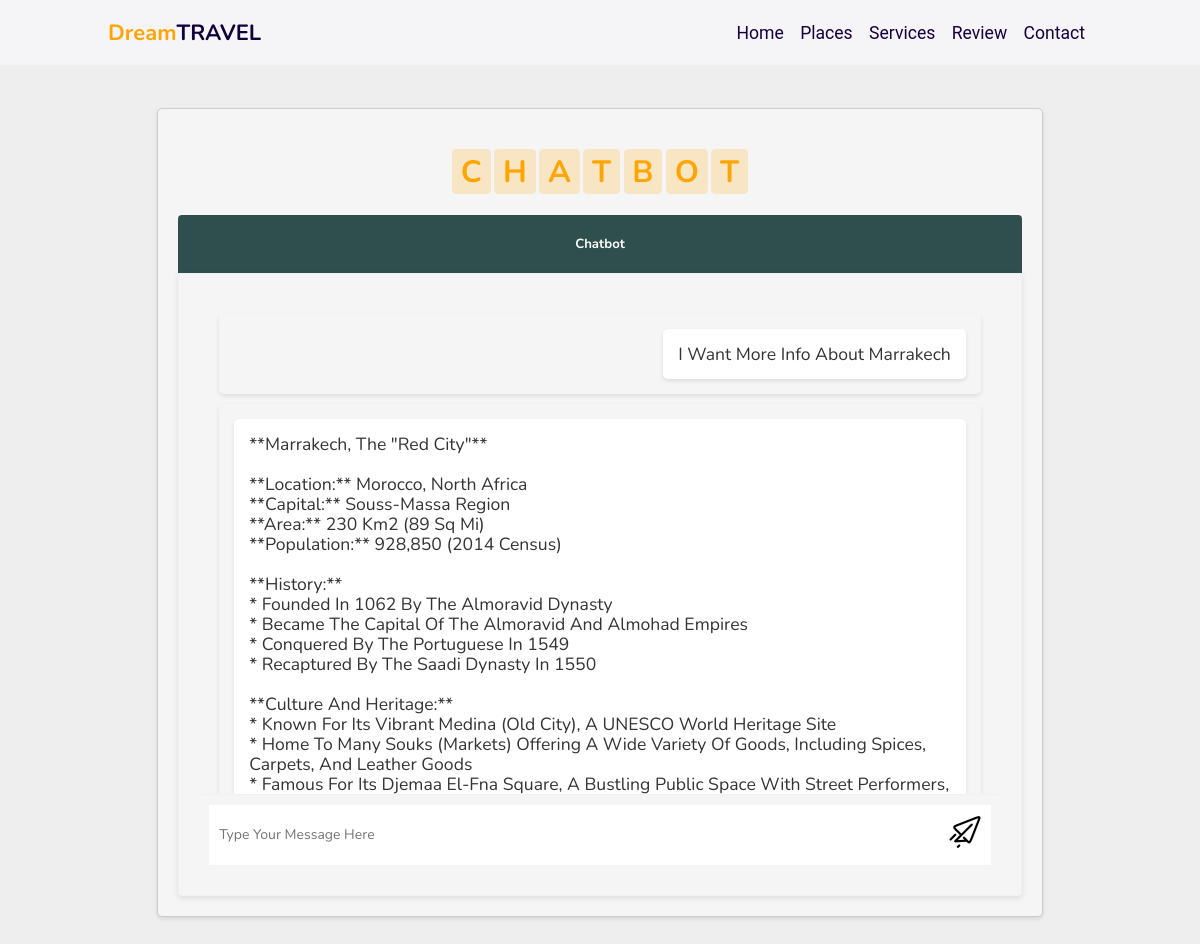
Page /chat/ (signed in) on the committed database.
### app_siteweb/models.py (models this page shows, shortened)
class ChatBot(models.Model):
    user = models.ForeignKey(
        User, on_delete=models.CASCADE, related_name="GeminiUser", null=True
    )
    text_input = models.CharField(max_length=500)
    gemini_output = models.TextField(null=True, blank=True)
    date = models.DateTimeField(auto_now_add=True, blank=True, null=True)

### app_siteweb/views.py (the view)
# urls.py: path('chat/', chat, name='chat'),  # Ceci doit correspondre à la vue
@csrf_exempt
@login_required
def chat(request):
    user = request.user
    chats = ChatBot.objects.filter(user=user)
    return render(request, "accueil/chatbot.html", {"chats": chats})

### templates/accueil/chatbot.html (shortened to what this page needs)
{% extends "accueil/base1.html" %}
{% load static %}
{% block extra_css %}
<link rel="stylesheet" href="{% static 'assets/css/chatbot.css' %}" />
{% endblock %}
{% block content %}
<section class="contact" id="contact" style="margin-top: 90px">
    <div class="chatbot-container">
        <h1 class="heading">
        <span>c</span>
        <span>h</span>
        <span>a</span>
        <span>t</span>
        <span>b</span>
        <span>o</span>
        <span>t</span>
    </h1>
    <div id="header">
            <h1>Chatbot</h1>
        </div>
        <div id="chatbot">
            <div id="conversation">
                {% if chats %}
                    {% for chat in chats %}
                        <div class="chatbot-message user-message">
                            <p class="chatbot-text">{{ chat.text_input }}</p>
                        </div>
                        <div class="chatbot-message chatbot-message">
                            <p class="chatbot-text">{{ chat.gemini_output | safe }}</p>
                        </div>
                    {% endfor %}
                {% else %}
                    <div class="chatbot-message">
                        <p class="chatbot-text">Hi! 👋 it's great to see you!</p>
                    </div>
                {% endif %}
            </div>
            <form id="input-form" onsubmit="askQuestion(event)">
                <message-container>
                <input id="input-field" type="text" placeholder="Type your message here">
                <button id="submit-button" type="submit">
                    <img class="send-icon" src="{% static 'assets/images/send-message.png' %}" alt="Send Message Icon">
                </button>
              </message-container>
            </form>
        </div>
    </div>
</section>
{% endblock %}

### static/assets/css/style.css (style rules this page uses)
:root { --orange:#ffa500; }
* { font-family: 'Nunito', sans-serif; margin:0; padding:0; box-sizing: border-box; text-transform: capitalize; outline: none; border:none; text-decoration: none; transition: all .2s linear; }
html { font-size: 62.5%; overflow-x: hidden; scroll-padding-top: 6rem; scroll-behavior: smooth; }
section { padding:2rem 9%; }
.heading { text-align: center; padding:2.5rem 0 }
.heading span { font-size: 3.5rem; background:rgba(255, 165, 0,.2); color:var(--orange); border-radius: .5rem; padding:.2rem 1rem; }
@media (max-width:1200px) { html { font-size: 55%; } }
body { background: #EEEEEE; font-family: 'Roboto', sans-serif; }
.chatbot-container { width: 500px; margin: 0 auto; background-color: #f5f5f5; border: 1px solid #cccccc; border-radius: 5px; box-shadow: 0 2px 4px rgba(0, 0, 0, 0.1); }
#chatbot { background-color: #f5f5f5; border: 1px solid #eef1f5; box-shadow: 0 2px 6px 0 rgba(0, 0, 0, 0.1); border-radius: 4px; }
#header { background-color: darkslategrey; color: #ffffff; padding: 20px; font-size: 1em; font-weight: bold; }
message-container { background: #ffffff; width: 100%; display: flex; align-items: center; }
#conversation { height: 500px; overflow-y: auto; padding: 20px; display: flex; flex-direction: column; }
.chatbot-message { display: flex; align-items: flex-start; position: relative; font-size: 16px; line-height: 20px; border-radius: 20px; word-wrap: break-word; white-space: pre-wrap; max-width: 100%; padding: 0 15px; margin-bottom: 10px; }
.user-message { justify-content: flex-end; margin-bottom: 10px; }
.chatbot-text { background-color: white; color: #333333; font-size: 1.1em; padding: 15px; border-radius: 5px; box-shadow: 0 2px 4px rgba(0, 0, 0, 0.1); }
#input-form { display: flex; align-items: center; border-top: 1px solid #eef1f5; }
#input-field { flex: 1; height: 60px; border: 1px solid #eef1f5; border-radius: 4px; padding: 0 10px; font-size: 14px; transition: border-color 0.3s; background: #ffffff; color: #333333; border: none; }
.send-icon { margin-right: 10px; cursor: pointer; }
#submit-button { background-color: transparent; border: none; }

### static/assets/css/chatbot.css (style rules this page uses)
#contact { display: flex; justify-content: center; align-items: center; margin: 20px 0; }
#contact .chatbot-container { width: 90%; max-width: 1000px; background-color: #f5f5f5; border: 1px solid #cccccc; border-radius: 5px; box-shadow: 0 2px 4px rgba(0, 0, 0, 0.1); padding: 20px; }
#contact #chatbot { background-color: #f5f5f5; border: 1px solid #eef1f5; border-radius: 4px; box-shadow: 0 2px 6px rgba(0, 0, 0, 0.1); padding: 20px; }
#contact #header { background-color: darkslategrey; color: #ffffff; padding: 20px; font-size: 1em; border-radius: 4px 4px 0 0; text-align: center; }
#contact .chatbot-message { background-color: whitesmoke; padding: 15px; border-radius: 5px; box-shadow: 0 2px 4px rgba(0, 0, 0, 0.1); margin-bottom: 10px; }
#contact #input-form { display: flex; align-items: center; border-top: 1px solid #eef1f5; padding: 10px; }
#contact #input-field { flex: 1; border: none; background: #ffffff; padding: 10px; border-radius: 4px; }
#contact .send-icon { margin-right: 10px; }

### rows in the picture
ChatBot: text_input "I Want More Info About Marrakech", gemini_output "**Marrakech, The \"Red City\"** **Location:** Morocco, North Africa **Capital:** Souss-Massa Region **Area:** 230 Km2 (89 Sq Mi) **Population:** 928,850 (2014 Census) **History:** * Founded In 1062 By The Almoravid Dynasty * Became The Capital Of The Almoravid And Almohad Empires * Conquered By The Portuguese In 1549 * Recaptured By The Saadi Dynasty In 1550 **Culture And Heritage:** * Known For Its Vibrant Medina (Old City), A UNESCO World Heritage Site * Home To Many Souks (Markets) Offering A Wide Variety Of Goods, Including Spices, Carpets, And Leather Goods * Famous For Its Djemaa El-Fna Square, A Bustling Public Space With Street Performers,…"
